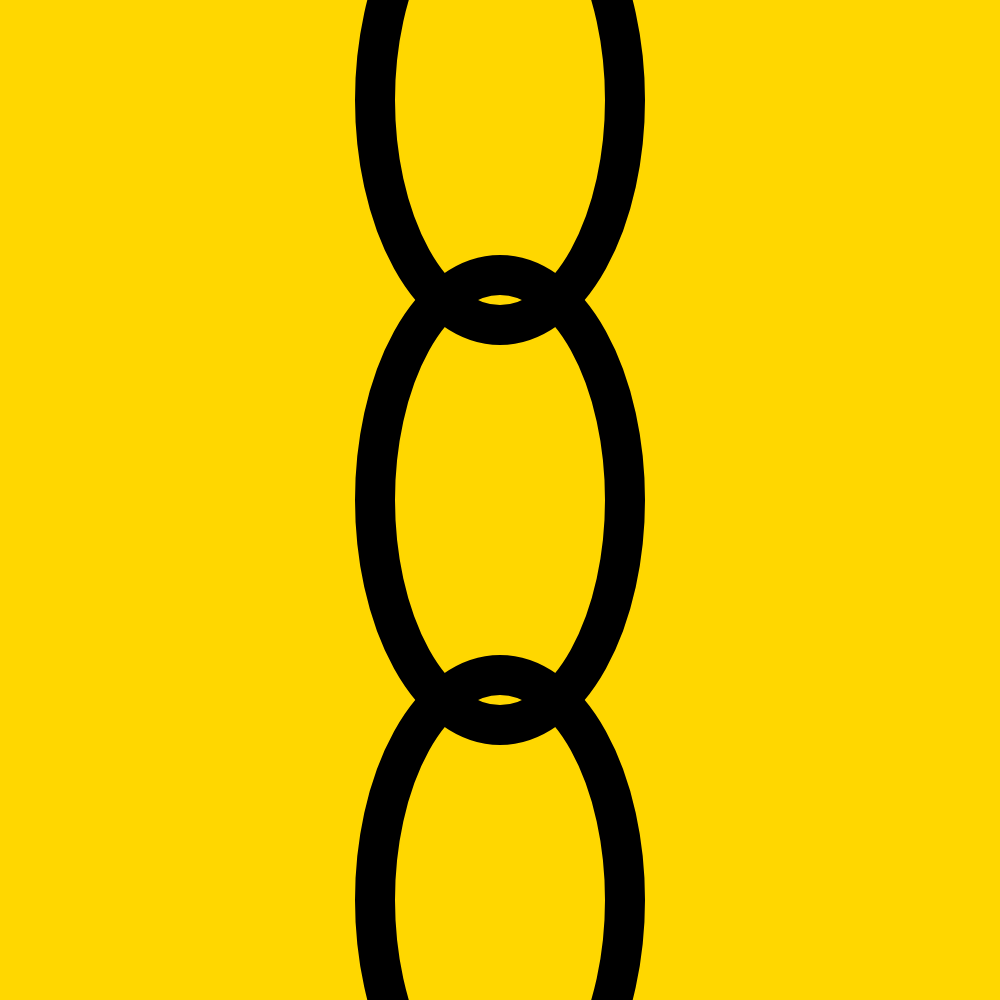
Frame 1 (no input)
Frame 60 (no input): identical to frame 1, image omitted
Frame 120 (the mouse pressed at the canvas centre since frame 60): identical to frame 1, image omitted

The p5.js sketch that drew this single still picture (run headless with seeded random() and noise() and a simulated clock; from frame 60 on, the mouse is pressed at the canvas centre):

// p5.js sketch
// ── sketch.js
function setup() {
  createCanvas(1000, 1000);
}

function draw() {
  background("gold");

  noFill();
  strokeWeight(40);
  ellipse(500, 100, 250, 450);
  ellipse(500, 500, 250, 450);
  ellipse(500, 900, 250, 450);
}
